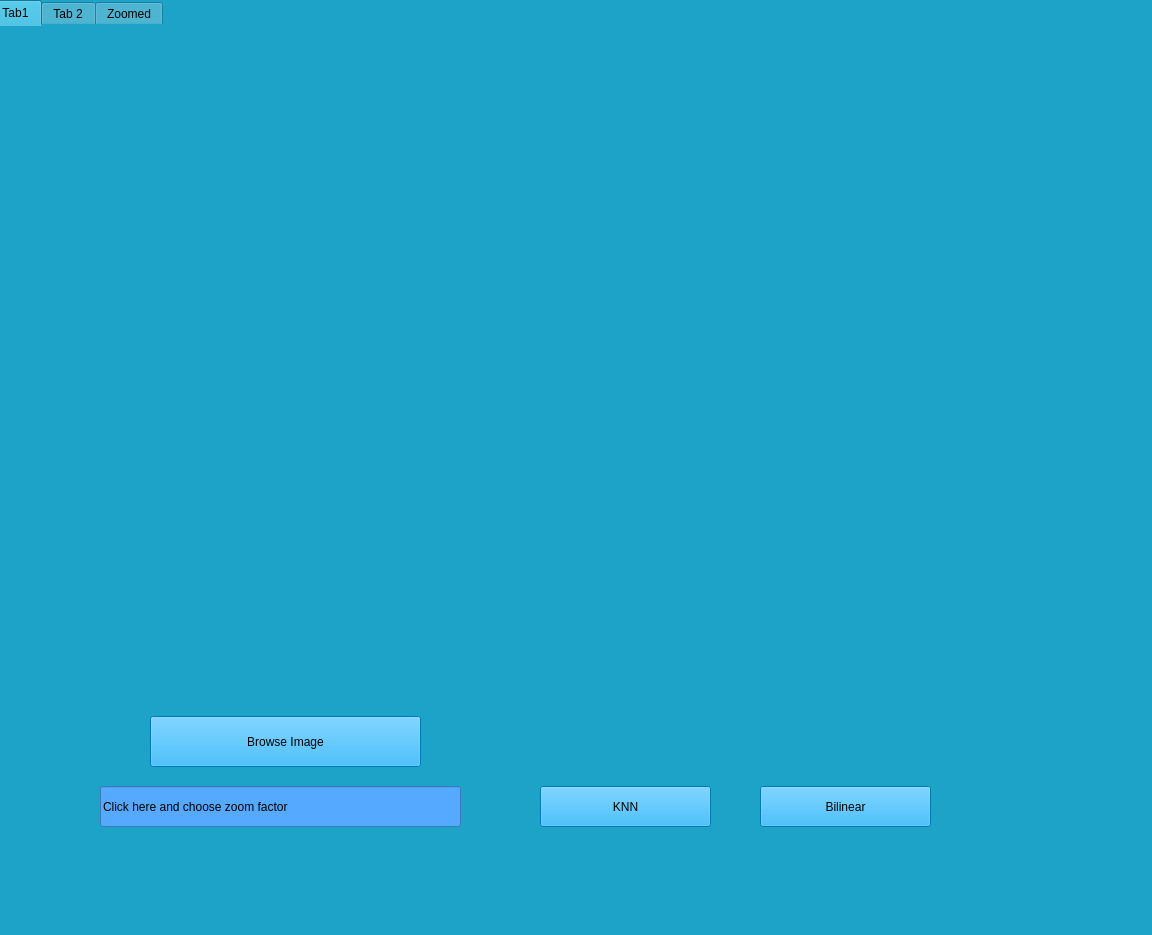
<?xml version="1.0" encoding="UTF-8"?>
<ui version="4.0">
 <class>MainWindow</class>
 <widget class="QMainWindow" name="MainWindow">
  <property name="geometry">
   <rect>
    <x>0</x>
    <y>0</y>
    <width>1152</width>
    <height>935</height>
   </rect>
  </property>
  <property name="windowTitle">
   <string>MainWindow</string>
  </property>
  <property name="layoutDirection">
   <enum>Qt::LeftToRight</enum>
  </property>
  <property name="styleSheet">
   <string notr="true">color: rgb(170, 85, 0);
background-color: rgb(30, 163, 200);
background-image: url(&quot;E:/Year3 Term1/Image processing/Task2/canvas.png&quot;);</string>
  </property>
  <widget class="QWidget" name="centralwidget">
   <widget class="QTabWidget" name="tabWidget">
    <property name="geometry">
     <rect>
      <x>-10</x>
      <y>0</y>
      <width>1191</width>
      <height>931</height>
     </rect>
    </property>
    <property name="toolTip">
     <string>&lt;html&gt;&lt;head/&gt;&lt;body&gt;&lt;p&gt;Zoom&lt;/p&gt;&lt;/body&gt;&lt;/html&gt;</string>
    </property>
    <property name="styleSheet">
     <string notr="true">border-color: qconicalgradient(cx:0, cy:0, angle:135, stop:0 rgba(255, 255, 0, 69), stop:0.375 rgba(255, 255, 0, 69), stop:0.423533 rgba(251, 255, 0, 145), stop:0.45 rgba(247, 255, 0, 208), stop:0.477581 rgba(255, 244, 71, 130), stop:0.518717 rgba(255, 218, 71, 130), stop:0.55 rgba(255, 255, 0, 255), stop:0.57754 rgba(255, 203, 0, 130), stop:0.625 rgba(255, 255, 0, 69), stop:1 rgba(255, 255, 0, 69));
color: rgb(0, 0, 0);
gridline-color: rgb(255, 170, 255);
</string>
    </property>
    <property name="currentIndex">
     <number>0</number>
    </property>
    <widget class="QWidget" name="tab_3">
     <attribute name="title">
      <string>Tab1</string>
     </attribute>
     <widget class="QLabel" name="Image">
      <property name="geometry">
       <rect>
        <x>20</x>
        <y>70</y>
        <width>731</width>
        <height>511</height>
       </rect>
      </property>
      <property name="text">
       <string/>
      </property>
      <property name="alignment">
       <set>Qt::AlignCenter</set>
      </property>
     </widget>
     <widget class="QLabel" name="Info">
      <property name="geometry">
       <rect>
        <x>800</x>
        <y>20</y>
        <width>291</width>
        <height>681</height>
       </rect>
      </property>
      <property name="styleSheet">
       <string notr="true">font: 14pt &quot;MS Shell Dlg 2&quot;;
color: rgb(0, 0, 0);</string>
      </property>
      <property name="text">
       <string/>
      </property>
     </widget>
     <widget class="QPushButton" name="Browse">
      <property name="geometry">
       <rect>
        <x>160</x>
        <y>690</y>
        <width>271</width>
        <height>51</height>
       </rect>
      </property>
      <property name="styleSheet">
       <string notr="true">font: 14pt &quot;MS Shell Dlg 2&quot;;
font: 14pt &quot;MS Shell Dlg 2&quot;;
background-color: rgb(0, 170, 255);</string>
      </property>
      <property name="text">
       <string>Browse Image</string>
      </property>
     </widget>
     <widget class="QLineEdit" name="ZoomFactor">
      <property name="geometry">
       <rect>
        <x>110</x>
        <y>760</y>
        <width>361</width>
        <height>41</height>
       </rect>
      </property>
      <property name="styleSheet">
       <string notr="true">background-color: rgb(85, 170, 255);
font: 14pt &quot;MS Shell Dlg 2&quot;;</string>
      </property>
      <property name="text">
       <string>Click here and choose zoom factor</string>
      </property>
     </widget>
     <widget class="QPushButton" name="KNNBtn">
      <property name="geometry">
       <rect>
        <x>550</x>
        <y>760</y>
        <width>171</width>
        <height>41</height>
       </rect>
      </property>
      <property name="styleSheet">
       <string notr="true">font: 14pt &quot;MS Shell Dlg 2&quot;;
font: 14pt &quot;MS Shell Dlg 2&quot;;
background-color: rgb(0, 170, 255);</string>
      </property>
      <property name="text">
       <string>KNN</string>
      </property>
     </widget>
     <widget class="QPushButton" name="BilinearBtn">
      <property name="geometry">
       <rect>
        <x>770</x>
        <y>760</y>
        <width>171</width>
        <height>41</height>
       </rect>
      </property>
      <property name="styleSheet">
       <string notr="true">font: 14pt &quot;MS Shell Dlg 2&quot;;
font: 14pt &quot;MS Shell Dlg 2&quot;;
background-color: rgb(0, 170, 255);</string>
      </property>
      <property name="text">
       <string>Bilinear</string>
      </property>
     </widget>
    </widget>
    <widget class="QWidget" name="tab_2">
     <attribute name="title">
      <string>Tab 2</string>
     </attribute>
     <widget class="QLabel" name="Tab2Label">
      <property name="geometry">
       <rect>
        <x>30</x>
        <y>50</y>
        <width>721</width>
        <height>521</height>
       </rect>
      </property>
      <property name="styleSheet">
       <string notr="true">border-color: rgb(0, 255, 255);</string>
      </property>
      <property name="text">
       <string/>
      </property>
     </widget>
     <widget class="QSplitter" name="splitter">
      <property name="geometry">
       <rect>
        <x>810</x>
        <y>170</y>
        <width>221</width>
        <height>131</height>
       </rect>
      </property>
      <property name="orientation">
       <enum>Qt::Vertical</enum>
      </property>
      <widget class="QPushButton" name="GenerateBtn">
       <property name="styleSheet">
        <string notr="true">font: 14pt &quot;MS Shell Dlg 2&quot;;
background-color: rgb(170, 255, 255);</string>
       </property>
       <property name="text">
        <string>Generate</string>
       </property>
      </widget>
      <widget class="QPushButton" name="ShowPixels">
       <property name="styleSheet">
        <string notr="true">font: 14pt &quot;MS Shell Dlg 2&quot;;
background-color: rgb(170, 255, 255);</string>
       </property>
       <property name="text">
        <string>Show Pixels</string>
       </property>
      </widget>
     </widget>
    </widget>
    <widget class="QWidget" name="tab">
     <attribute name="title">
      <string>Zoomed</string>
     </attribute>
     <widget class="QLabel" name="ZoomLabel">
      <property name="geometry">
       <rect>
        <x>30</x>
        <y>30</y>
        <width>1031</width>
        <height>781</height>
       </rect>
      </property>
      <property name="text">
       <string/>
      </property>
     </widget>
    </widget>
   </widget>
  </widget>
  <widget class="QStatusBar" name="statusbar"/>
 </widget>
 <resources/>
 <connections/>
</ui>
